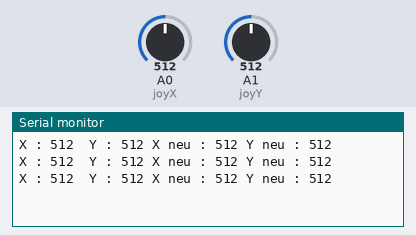
This sketch was run on a simulated Arduino Uno, built with avr-gcc and run on an emulated ATmega328P. Parts: the last lines printed to the serial monitor. The inputs (shaded band) are chosen by the test bench; at power-on: A0 (joyX) = 512, A1 (joyY) = 512.

Above: at 1.2 s.
1.3 s: A0 (joyX) set to 716
At 1.9 s:
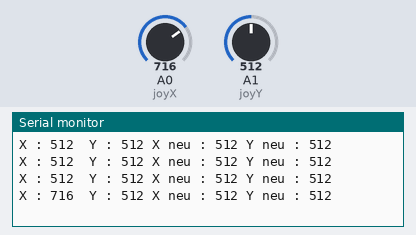
2.8 s: A1 (joyY) set to 716
At 3.4 s:
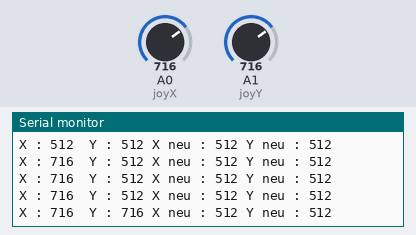
4.3 s: A0 (joyX) set to 900
At 4.9 s:
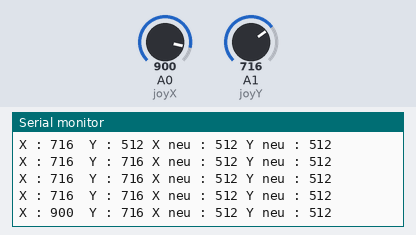
5.8 s: A1 (joyY) set to 900
At 6.4 s:
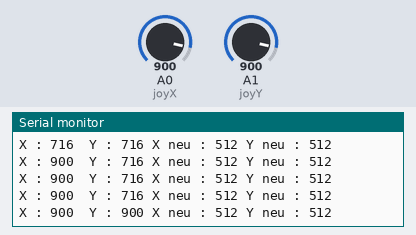
Timing chart, 0 to 8.3 s (numbered marks = the images above; inputs shaded):
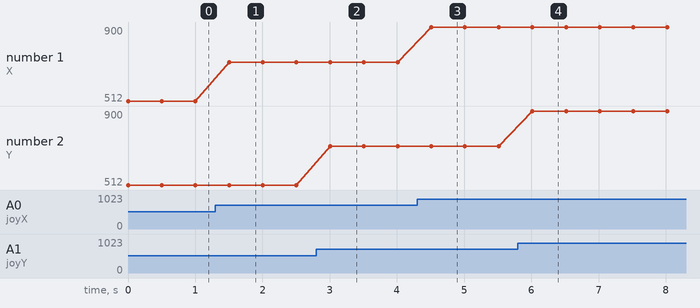

The sketch:

lightjoystick.ino
```cpp
// joystick valueable
int joyX=A0;
int joyY=A1;
int xvalue;
int yvalue;

// neutrual

int xneu;
int yneu;

// LED pin

const int yellow1 = 10;
const int green = 9;
const int yellow2 = 6;
const int red = 11;

//brightness

int yellow1_b;
int green_b;
int yellow2_b;
int red_b;

void setup() {
  // put your setup code here, to run once:
  Serial.begin(9600);

  // neutural at start
  xneu = analogRead(xvalue);
  yneu = analogRead(yvalue);
}

void loop() {
  // put your main code here, to run repeatedly:
  xvalue = analogRead(joyX);
  yvalue = analogRead(joyY);

  Serial.print("X : ");
  Serial.print(xvalue);
  Serial.print("  Y : ");
  Serial.print(yvalue);
  Serial.print(" X neu : ");
  Serial.print(xneu);
  Serial.print(" Y neu : ");
  Serial.print(yneu);
  Serial.println("\t");

  if (yvalue>=yneu) {     //joystick left
    yellow1_b = 0;
    //yellow2_b= map(yvalue,yneu,1023,0,255);
    digitalWrite(12,LOW);
    digitalWrite(13,HIGH);
  }
  else {
    //yellow2_b =0;
    //yellow1_b = map(yvalue,yneu,1023,0,255);
    digitalWrite(13,LOW);
    digitalWrite(12,HIGH);
  }

  if (xvalue>=xneu) {
    //green_b = 0;
    //red_b = map(xvalue,yneu,1023,0,255);
    digitalWrite(7,LOW);
    digitalWrite(8,HIGH) ;
  }
  else {
    //red_b =0;
    //green_b =map(xvalue,yneu,1023,0,255);
    digitalWrite(8,LOW);
    digitalWrite(7,HIGH) ;
  }

  /*analogWrite(yellow1,yellow1_b);
  analogWrite(green, green_b);
  analogWrite(yellow2, yellow2_b);
  analogWrite(red, red_b);*/


  /*digitalWrite(13,HIGH);
  digitalWrite(12,HIGH);
  digitalWrite(8, HIGH);
  digitalWrite(7, HIGH);*/
  digitalWrite(13,LOW);
  digitalWrite(12,LOW);
  digitalWrite(8, LOW);
  digitalWrite(7, LOW);
  delay(500);
}
```

Measured:
- after the input at 1.3 s, the serial monitor: prints a new line after 0.20 s (image 1)
- after the input at 2.8 s, the serial monitor: prints a new line after 0.21 s (image 2)
- after the input at 4.3 s, the serial monitor: prints a new line after 0.21 s (image 3)
- after the input at 5.8 s, the serial monitor: prints a new line after 0.21 s (image 4)
- plotted number 1: 512 → 716 after the input at 1.3 s, 716 → 900 after the input at 4.3 s
